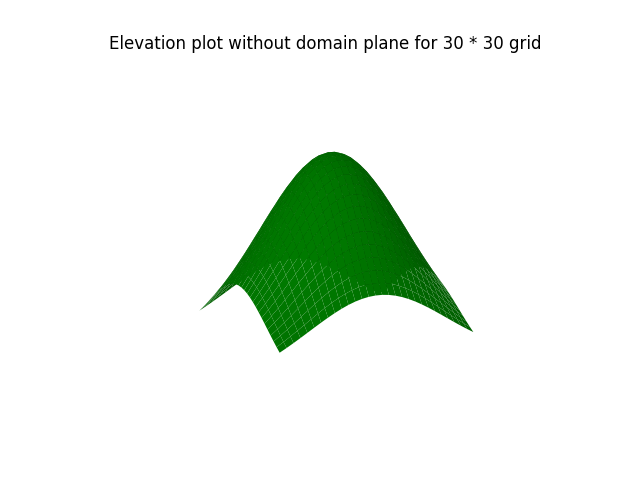

Reproduce this figure in Python.
import numpy as np
import matplotlib.pyplot as plt
from mpl_toolkits.mplot3d import Axes3D
import math

# Input X and Y limits and convering it in matrix to input our fucntion
X,Y=np.meshgrid(np.linspace(-1,1,30),np.linspace(-1,1,30))
G=np.exp(-((X)**2+(Y)**2))
fig=plt.figure()
ax=fig.add_subplot(111,projection='3d')
#Ploting the figure with our function
surf=ax.plot_surface(X,Y,G,color='green')
ax.set_axis_off()
plt.title("Elevation plot without domain plane for 30 * 30 grid ")
plt.show()
plt.savefig('withoutdomain30.jpeg')      # Plot Figure
